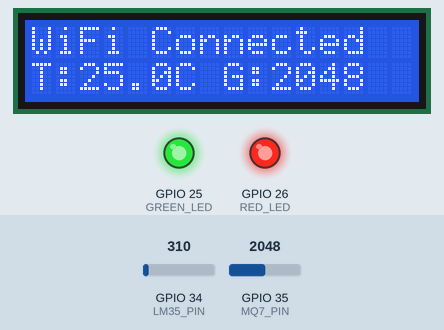
Recording of a sketch running on a simulated ESP32. Parts: 16×2 character LCD, output pins drawn as LEDs (lit = HIGH). Inputs (shaded band) come from the test bench; at power-on: GPIO 35 (MQ7_PIN) = 2048, GPIO 34 (LM35_PIN) = 310. WiFi joins after 1.5 s; servers stay silent unless stated; random numbers use the default seed unless the sketch sets one; no MQTT or app messages arrive unless stated; what the sketch prints to the serial monitor is not drawn.

Above: at 4.3 s.
4.4 s: GPIO 35 (MQ7_PIN) set to 530
At 6.9 s:
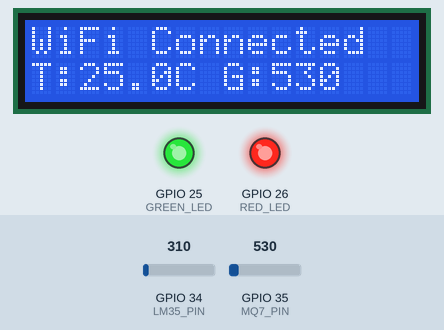
8.2 s: GPIO 35 (MQ7_PIN) set to 448
At 9.8 s:
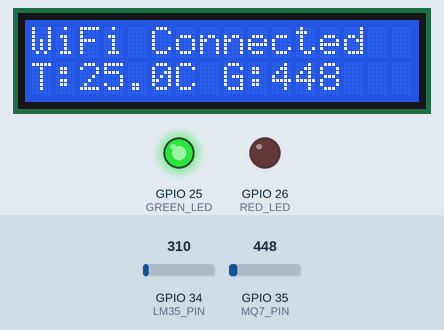
12.0 s: GPIO 34 (LM35_PIN) set to 372
At 12.7 s:
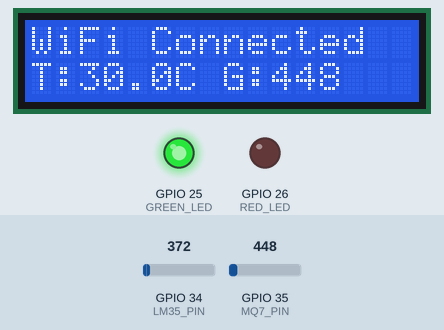
15.8 s: GPIO 34 (LM35_PIN) set to 434
At 18.6 s:
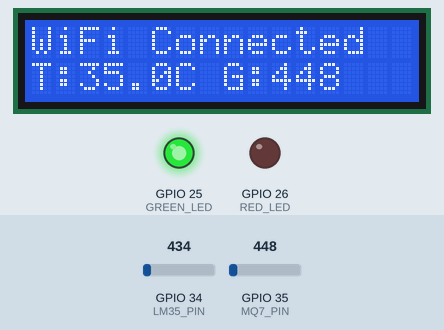
19.7 s: GPIO 35 (MQ7_PIN) set to 491
At 22.7 s:
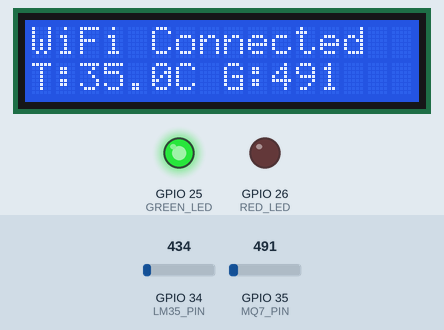
23.5 s: GPIO 34 (LM35_PIN) set to 527
At 25.6 s:
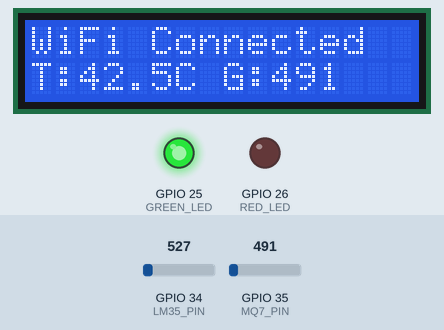
Timing chart, 0 to 27.1 s (numbered marks = the images above; inputs shaded):
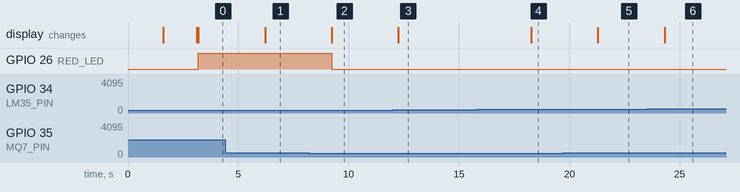

The sketch:

bluetooth_Sender.ino
```cpp
#include <WiFi.h>
#include <PubSubClient.h>
#include <Wire.h>
#include <LiquidCrystal_I2C.h>

// ============================
// WiFi & MQTT CONFIGURATION
// ============================
const char* ssid = "Dora";           // Your Wi-Fi SSID
const char* password = "dor33nv1c";  // Your Wi-Fi password
const char* mqtt_server = "airquality.mosquitto.org"; // MQTT broker
const int mqtt_port = 1883;

WiFiClient espClient;
PubSubClient client(espClient);

// ============================
// Pin Definitions
// ============================
#define LM35_PIN 34
#define MQ7_PIN 35
#define GREEN_LED 25
#define RED_LED 26

// ============================
// Objects
// ============================
LiquidCrystal_I2C lcd(0x27, 16, 2);

// ============================
// MQTT RECONNECT FUNCTION
// ============================
void reconnectMQTT() {
  while (!client.connected()) {
    Serial.print("Attempting MQTT connection...");
    String clientId = "ESP32Client-" + String(random(0xffff), HEX);
    if (client.connect(clientId.c_str())) {
      Serial.println("connected");
      client.publish("esp32/status", "ESP32 connected");
    } else {
      Serial.print("failed, rc=");
      Serial.print(client.state());
      Serial.println(" trying again in 5 seconds...");
      delay(5000);
    }
  }
}

// ============================
// SETUP
// ============================
void setup() {
  Serial.begin(115200);

  // LCD
  lcd.init();
  lcd.backlight();
  lcd.print("Starting...");
  delay(1500);
  lcd.clear();

  // Pins
  pinMode(GREEN_LED, OUTPUT);
  pinMode(RED_LED, OUTPUT);
  digitalWrite(GREEN_LED, LOW);
  digitalWrite(RED_LED, LOW);

  // ============================
  // Wi-Fi INIT with timeout
  // ============================
  WiFi.mode(WIFI_STA);
  WiFi.begin(ssid, password);
  lcd.setCursor(0, 0);
  lcd.print("WiFi Connecting");
  Serial.print("Connecting to WiFi");

  const int WIFI_TIMEOUT = 20000; // 20 seconds
  unsigned long startAttemptTime = millis();

  while (WiFi.status() != WL_CONNECTED && millis() - startAttemptTime < WIFI_TIMEOUT) {
    delay(500);
    Serial.print(".");
  }

  if (WiFi.status() == WL_CONNECTED) {
    lcd.clear();
    lcd.print("WiFi Connected");
    Serial.println("\nWiFi connected, IP: " + WiFi.localIP().toString());
    digitalWrite(GREEN_LED, HIGH);
  } else {
    lcd.clear();
    lcd.print("WiFi Failed");
    Serial.println("\nFailed to connect WiFi");
    digitalWrite(RED_LED, HIGH);
  }

  // ============================
  // Simple internet connectivity test
  // ============================
  IPAddress testIP;
  if (WiFi.hostByName("google.com", testIP)) {
    Serial.println("Internet connection: OK");
    lcd.setCursor(0, 1);
    lcd.print("Internet OK    ");
  } else {
    Serial.println("Internet connection: FAILED");
    lcd.setCursor(0, 1);
    lcd.print("Internet FAIL  ");
  }

  // MQTT INIT
  client.setServer(mqtt_server, mqtt_port);
}

// ============================
// MAIN LOOP
// ============================
void loop() {
  // Ensure MQTT is connected
  if (!client.connected()) reconnectMQTT();
  client.loop();

  // Read sensors
  int gasValue = analogRead(MQ7_PIN);
  int rawValue = analogRead(LM35_PIN);
  float voltage = (rawValue * 3.3) / 4095.0;
  float temperature = voltage / 0.01;

  // LCD Display
  lcd.setCursor(0,1);
  lcd.print("T:");
  lcd.print(temperature, 1);
  lcd.print("C ");
  lcd.setCursor(8,1);
  lcd.print("G:");
  lcd.print(gasValue);
  lcd.print("   ");

  // MQTT Publish
  char mqttData[64];
  snprintf(mqttData, sizeof(mqttData), "{\"temperature\":%.1f,\"gas\":%d}", temperature, gasValue);
  client.publish("esp32/sensors", mqttData);

  // LED alert
  if (gasValue > 500) {
    digitalWrite(RED_LED, HIGH);
    client.publish("esp32/alerts", "Gas Level HIGH!");
  } else {
    digitalWrite(RED_LED, LOW);
  }

  // Serial output
  Serial.print("Temp: ");
  Serial.print(temperature, 1);
  Serial.print("°C | Gas: ");
  Serial.println(gasValue);

  delay(3000);
}
```

Measured:
- the behaviour switches between 501 and 500 on GPIO 35 (MQ7_PIN) (found by bisection; images 1 and 2)
- after the input at 4.4 s, the display: changes after 1.8 s (image 1)
- after the input at 8.2 s, GPIO 26 (RED_LED): HIGH → LOW after 1.0 s; the display: changes after 1.0 s (image 2)
- after the input at 12.0 s, the display: changes after 0.25 s (image 3)
- after the input at 15.8 s, the display: changes after 2.5 s (image 4)
- after the input at 19.7 s, the display: changes after 1.6 s (image 5)
- after the input at 23.5 s, the display: changes after 0.81 s (image 6)
